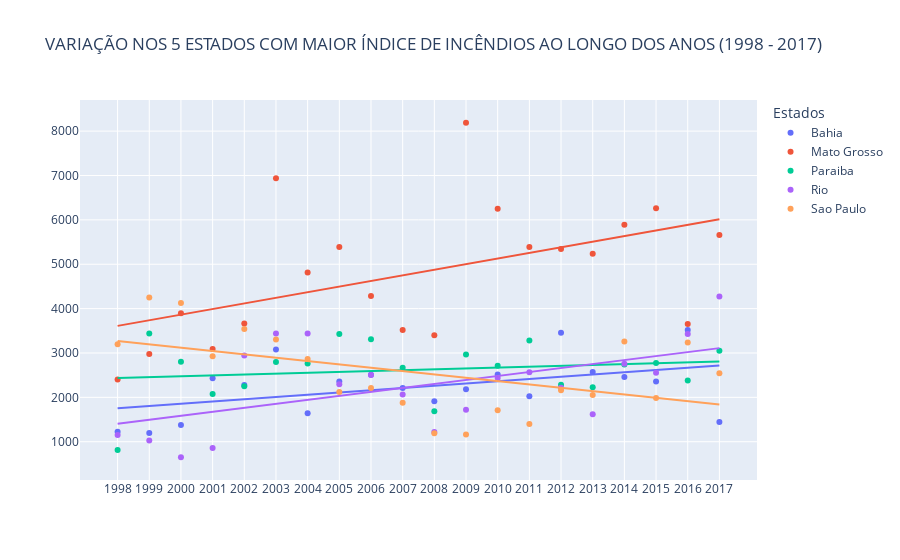

Source (notebook cell):
### Markdown cell above
#### Fiz um gráfico de dispersão tb pra poder observar como a linha de tendência se comportava ao longo do tempo

### Code cell
fig = px.scatter(df5, x = 'year', y = 'number', color = 'estado', trendline="ols",
              title='VARIAÇÃO NOS 5 ESTADOS COM MAIOR ÍNDICE DE INCÊNDIOS AO LONGO DOS ANOS (1998 - 2017)',
              labels={
                 "number": " ",
                 "estado": "Estados ",
                 "year": " "
                 }
            )
fig.show()

### Figure 1 — Plotly figure (JSON) as saved in the notebook; plotly's stock layout.template omitted (floating-point values rounded to 4 significant figures)
{"data": [{"hovertemplate": "Estados =Bahia<br> =%{y}<extra></extra>", "legendgroup": "Bahia", "marker": {"color": "#636efa", "symbol": "circle"}, "mode": "markers", "name": "Bahia", "orientation": "v", "showlegend": true, "type": "scatter", "x": ["1998", "1999", "2000", "2001", "2002", "2003", "2004", "2005", "2006", "2007", "2008", "2009", "2010", "2011", "2012", "2013", "2014", "2015", "2016", "2017"], "xaxis": "x", "y": [1225.0, 1198.0, 1379.0, 2428.0, 2281.0, 3076.0, 1644.0, 2358.0, 2509.0, 2210.0, 1913.0, 2185.0, 2515.0, 2025.0, 3455.0, 2572.0, 2457.0, 2355.0, 3520.0, 1442.0], "yaxis": "y"}, {"hovertemplate": "<b>OLS trendline</b><br>number = 50.7011 * year + -99545.2<br>R<sup>2</sup>=0.208676<br><br>Estados =Bahia<br> =%{y} <b>(trend)</b><extra></extra>", "legendgroup": "Bahia", "marker": {"color": "#636efa", "symbol": "circle"}, "mode": "lines", "name": "Bahia", "showlegend": false, "type": "scatter", "x": ["1998", "1999", "2000", "2001", "2002", "2003", "2004", "2005", "2006", "2007", "2008", "2009", "2010", "2011", "2012", "2013", "2014", "2015", "2016", "2017"], "xaxis": "x", "y": [1756.0, 1806.0, 1857.0, 1908.0, 1958.0, 2009.0, 2060.0, 2111.0, 2161.0, 2212.0, 2263.0, 2313.0, 2364.0, 2415.0, 2465.0, 2516.0, 2567.0, 2618.0, 2668.0, 2719.0], "yaxis": "y"}, {"hovertemplate": "Estados =Mato Grosso<br> =%{y}<extra></extra>", "legendgroup": "Mato Grosso", "marker": {"color": "#EF553B", "symbol": "circle"}, "mode": "markers", "name": "Mato Grosso", "orientation": "v", "showlegend": true, "type": "scatter", "x": ["1998", "1999", "2000", "2001", "2002", "2003", "2004", "2005", "2006", "2007", "2008", "2009", "2010", "2011", "2012", "2013", "2014", "2015", "2016", "2017"], "xaxis": "x", "y": [2401.0, 2979.0, 3897.0, 3088.0, 3666.0, 6940.0, 4811.0, 5387.0, 4286.0, 3516.0, 3400.0, 8189.0, 6252.0, 5388.0, 5341.0, 5238.0, 5891.0, 6261.0, 3653.0, 5661.0], "yaxis": "y"}, {"hovertemplate": "<b>OLS trendline</b><br>number = 126.428 * year + -248992<br>R<sup>2</sup>=0.248930<br><br>Estados =Mato Grosso<br> =%{y} <b>(trend)</b><extra></extra>", "legendgroup": "Mato Grosso", "marker": {"color": "#EF553B", "symbol": "circle"}, "mode": "lines", "name": "Mato Grosso", "showlegend": false, "type": "scatter", "x": ["1998", "1999", "2000", "2001", "2002", "2003", "2004", "2005", "2006", "2007", "2008", "2009", "2010", "2011", "2012", "2013", "2014", "2015", "2016", "2017"], "xaxis": "x", "y": [3611.0, 3738.0, 3864.0, 3991.0, 4117.0, 4243.0, 4370.0, 4496.0, 4623.0, 4749.0, 4876.0, 5002.0, 5128.0, 5255.0, 5381.0, 5508.0, 5634.0, 5761.0, 5887.0, 6013.0], "yaxis": "y"}, {"hovertemplate": "Estados =Paraiba<br> =%{y}<extra></extra>", "legendgroup": "Paraiba", "marker": {"color": "#00cc96", "symbol": "circle"}, "mode": "markers", "name": "Paraiba", "orientation": "v", "showlegend": true, "type": "scatter", "x": ["1998", "1999", "2000", "2001", "2002", "2003", "2004", "2005", "2006", "2007", "2008", "2009", "2010", "2011", "2012", "2013", "2014", "2015", "2016", "2017"], "xaxis": "x", "y": [816, 3437, 2804, 2073, 2249.0, 2797.0, 2761.0, 3427, 3308, 2665, 1689, 2963, 2711, 3280, 2285, 2225, 2742, 2773, 2379.0, 3053.0], "yaxis": "y"}, {"hovertemplate": "<b>OLS trendline</b><br>number = 19.4964 * year + -36517.3<br>R<sup>2</sup>=0.033479<br><br>Estados =Paraiba<br> =%{y} <b>(trend)</b><extra></extra>", "legendgroup": "Paraiba", "marker": {"color": "#00cc96", "symbol": "circle"}, "mode": "lines", "name": "Paraiba", "showlegend": false, "type": "scatter", "x": ["1998", "1999", "2000", "2001", "2002", "2003", "2004", "2005", "2006", "2007", "2008", "2009", "2010", "2011", "2012", "2013", "2014", "2015", "2016", "2017"], "xaxis": "x", "y": [2437.0, 2456.0, 2476.0, 2495.0, 2515.0, 2534.0, 2554.0, 2573.0, 2593.0, 2612.0, 2632.0, 2651.0, 2671.0, 2690.0, 2710.0, 2729.0, 2749.0, 2768.0, 2788.0, 2807.0], "yaxis": "y"}, {"hovertemplate": "Estados =Rio<br> =%{y}<extra></extra>", "legendgroup": "Rio", "marker": {"color": "#ab63fa", "symbol": "circle"}, "mode": "markers", "name": "Rio", "orientation": "v", "showlegend": true, "type": "scatter", "x": ["1998", "1999", "2000", "2001", "2002", "2003", "2004", "2005", "2006", "2007", "2008", "2009", "2010", "2011", "2012", "2013", "2014", "2015", "2016", "2017"], "xaxis": "x", "y": [1149, 1030.0, 650, 857, 2945, 3438.0, 3437, 2297, 2501, 2067, 1217, 1722.0, 2437, 2567, 2219, 1617, 2757.0, 2553, 3429.0, 4271], "yaxis": "y"}, {"hovertemplate": "<b>OLS trendline</b><br>number = 89.6155 * year + -177645<br>R<sup>2</sup>=0.291688<br><br>Estados =Rio<br> =%{y} <b>(trend)</b><extra></extra>", "legendgroup": "Rio", "marker": {"color": "#ab63fa", "symbol": "circle"}, "mode": "lines", "name": "Rio", "showlegend": false, "type": "scatter", "x": ["1998", "1999", "2000", "2001", "2002", "2003", "2004", "2005", "2006", "2007", "2008", "2009", "2010", "2011", "2012", "2013", "2014", "2015", "2016", "2017"], "xaxis": "x", "y": [1407.0, 1496.0, 1586.0, 1676.0, 1765.0, 1855.0, 1944.0, 2034.0, 2124.0, 2213.0, 2303.0, 2392.0, 2482.0, 2572.0, 2661.0, 2751.0, 2841.0, 2930.0, 3020.0, 3109.0], "yaxis": "y"}, {"hovertemplate": "Estados =Sao Paulo<br> =%{y}<extra></extra>", "legendgroup": "Sao Paulo", "marker": {"color": "#FFA15A", "symbol": "circle"}, "mode": "markers", "name": "Sao Paulo", "orientation": "v", "showlegend": true, "type": "scatter", "x": ["1998", "1999", "2000", "2001", "2002", "2003", "2004", "2005", "2006", "2007", "2008", "2009", "2010", "2011", "2012", "2013", "2014", "2015", "2016", "2017"], "xaxis": "x", "y": [3196, 4249.0, 4128, 2926, 3539, 3306, 2864, 2123, 2209, 1877, 1193, 1165, 1711.0, 1400.0, 2159, 2055, 3260.0, 1984, 3235, 2541.0], "yaxis": "y"}, {"hovertemplate": "<b>OLS trendline</b><br>number = -75.3898 * year + 153901<br>R<sup>2</sup>=0.239029<br><br>Estados =Sao Paulo<br> =%{y} <b>(trend)</b><extra></extra>", "legendgroup": "Sao Paulo", "marker": {"color": "#FFA15A", "symbol": "circle"}, "mode": "lines", "name": "Sao Paulo", "showlegend": false, "type": "scatter", "x": ["1998", "1999", "2000", "2001", "2002", "2003", "2004", "2005", "2006", "2007", "2008", "2009", "2010", "2011", "2012", "2013", "2014", "2015", "2016", "2017"], "xaxis": "x", "y": [3272.0, 3197.0, 3121.0, 3046.0, 2971.0, 2895.0, 2820.0, 2745.0, 2669.0, 2594.0, 2518.0, 2443.0, 2368.0, 2292.0, 2217.0, 2141.0, 2066.0, 1991.0, 1915.0, 1840.0], "yaxis": "y"}], "layout": {"legend": {"title": {"text": "Estados "}, "tracegroupgap": 0}, "title": {"text": "VARIAÇÃO NOS 5 ESTADOS COM MAIOR ÍNDICE DE INCÊNDIOS AO LONGO DOS ANOS (1998 - 2017)"}, "xaxis": {"anchor": "y", "domain": [0, 1], "title": {"text": " "}}, "yaxis": {"anchor": "x", "domain": [0, 1], "title": {"text": " "}}}}
